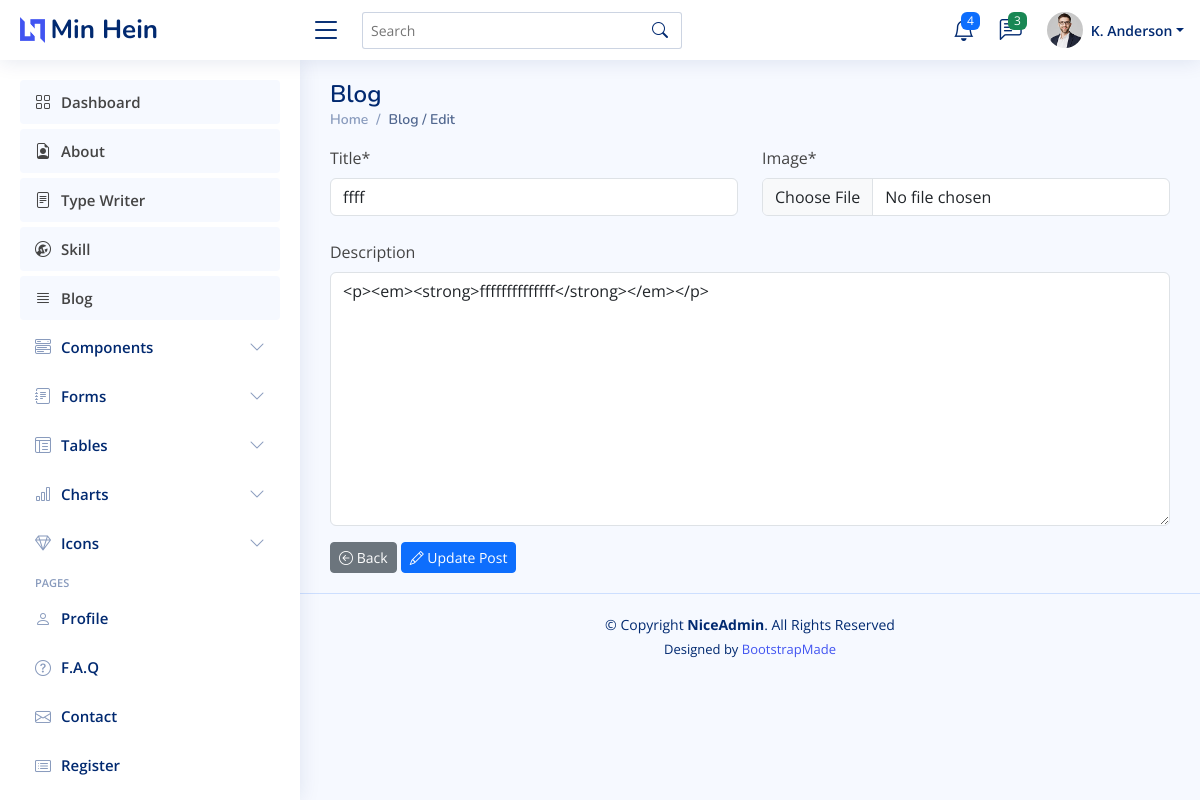
Page /dashboard/blog/ffffqx5t/edit on the committed database.
### dashboard/models.py (models this page shows, shortened)
class Blog(models.Model):
    title = models.CharField(max_length=255, null=True)
    image = models.ImageField(upload_to="blog-photos", null=True)
    description = RichTextUploadingField(null=True, blank=True)
    created_at = models.DateTimeField(auto_now=True)
    updated_at = models.DateTimeField(auto_now_add=True)
    slug = models.SlugField(max_length=255, null=False,blank=True,unique=True,editable=False,)

### dashboard/views.py (the view)
# urls.py: path('blog/<slug:slug>/edit', views.blog_edit, name='blog-edit'),
def blog_edit(request, slug):
    blog = Blog.objects.get(slug=slug)
    forms = BlogForm(instance=blog)
    if request.method == "POST":
        form = BlogForm(request.POST, request.FILES, instance=blog)
        if form.is_valid():
            form.save()
            messages.success(request, '{} has been updated successfully!'.format(blog.title))
            return redirect('blog')
    context = {'blog':blog, 'forms':forms}
    return render(request, 'dashboard/blog/edit_blog.html', context)

### dashboard/forms.py
class BlogForm(forms.ModelForm):
    class Meta:
        model = Blog
        fields = "__all__"
        widgets = {
            'title':forms.TextInput(attrs=({'placeholder':'Write Title'})),
            'image':forms.FileInput(attrs=({"placeholder":"Image", "id":"image", "onchange":"getImagePreview(event)"})),
            'description':forms.Textarea(attrs=({'placeholder':'Write Description'})),
        }

### dashboard/templates/dashboard/blog/edit_blog.html (shortened to what this page needs)
{% extends "dashboard/main.html" %}
{% load crispy_forms_tags %}
{% block content %}
<div class="pagetitle">
    <h1>Blog</h1>
    <nav>
      <ol class="breadcrumb">
        <li class="breadcrumb-item"><a href="{% url 'dashboard' %}">Home</a></li>
        <li class="breadcrumb-item active">Blog / Edit</li>
      </ol>
    </nav>
</div>
<form action="" method="post" enctype="multipart/form-data">
    <div class="row">
      <div class="col-md-6">
        {{ forms.title|as_crispy_field }}
      </div>
      <div class="col-md-6">
        {{ forms.image|as_crispy_field }}
      </div>
      <div class="col-md-6"></div>
      {{ forms.description|as_crispy_field }}
    </div>
    <a href="{% url 'blog' %}" class="btn btn-secondary btn-sm text-white">
        <i class="bi bi-arrow-left-circle"></i> Back
    </a>
    <button type="submit" class="btn btn-primary btn-sm">
        <i class="bi bi-pencil"></i> Update Post
    </button>
</form>
{% endblock content %}

### static/assets/css/style.css (style rules this page uses)
:root { scroll-behavior: smooth; }
body { font-family: "Open Sans", sans-serif; background: #f6f9ff; color: #444444; }
h1, h2, h3, h4, h5, h6 { font-family: "Nunito", sans-serif; }
.pagetitle { margin-bottom: 10px; }
.pagetitle h1 { font-size: 24px; margin-bottom: 0; font-weight: 600; color: #012970; }
.breadcrumb { font-size: 14px; font-family: "Nunito", sans-serif; color: #899bbd; font-weight: 600; }
.breadcrumb a { color: #899bbd; transition: 0.3s; }
.breadcrumb .breadcrumb-item::before { color: #899bbd; }
.breadcrumb .active { color: #51678f; font-weight: 600; }

### rows in the picture
Blog: title "ffff", description "<p><em><strong>ffffffffffffff</strong></em></p>"
